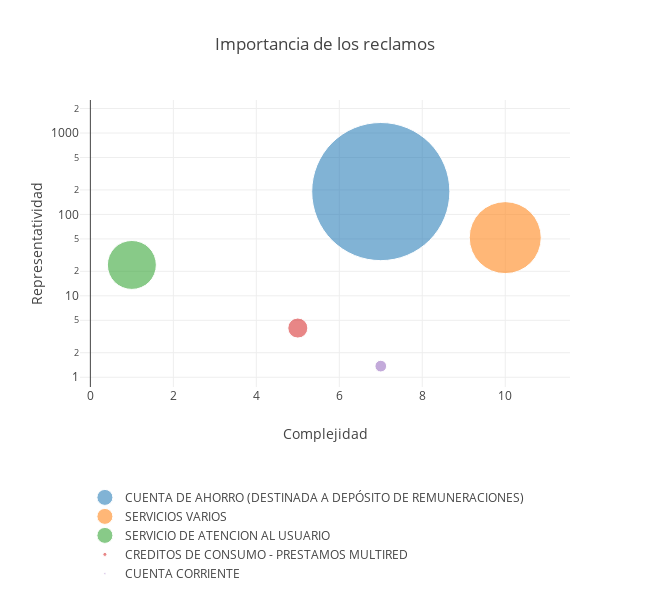

Source (notebook cell):
### Code cell
import plotly.io as pio

import pandas as pd

df = pd.read_csv("https://raw.githubusercontent.com/plotly/datasets/master/gapminderDataFiveYear.csv")

colors = ['blue', 'orange', 'green', 'red', 'purple']

opt = []
opts = []
for i in range(0, len(colors)):
    opt = dict(
        target = data_temp['Complejidad'][[i]], value = dict(marker = dict(color = colors[i]))
    )
    opts.append(opt)

data = [dict(
  type = 'scatter',
  mode = 'markers',
  x = data_temp['Complejidad'],
  y = data_temp['per'],
  text = data_temp['Servicio'],
  hoverinfo = 'text',
  opacity = 0.8,
  marker = dict(
      size = data_temp['per'],
      sizemode = 'area',
      sizeref = 0.02,
  ),
  transforms = [
      dict(
        type = 'groupby',
        groups = data_temp['Servicio'],
        styles = opts
    )]
)]

layout = dict(
    title='Importancia de los reclamos',
    width=650, 
    height=600,
    yaxis = dict(
        type = 'log',
        title = 'Representatividad' ,
    ),
    xaxis = dict(
        title = 'Complejidad' ,
    ),
    legend=dict(
        yanchor="bottom",
        y=-0.7,
        xanchor="left",
        x=0.01
    )
)

fig_dict = dict(data=data, layout=layout)




pio.show(fig_dict, validate=False)

### Figure 1 — Plotly figure (JSON) as saved in the notebook; plotly's stock layout.template omitted (floating-point values rounded to 4 significant figures)
{"data": [{"hoverinfo": "text", "marker": {"size": [190.8, 51.84, 23.95, 4.02, 1.37], "sizemode": "area", "sizeref": 0.02}, "mode": "markers", "opacity": 0.8, "text": ["CUENTA DE AHORRO (DESTINADA A DEPÓSITO DE REMUNERACIONES)", "SERVICIOS VARIOS   ", "SERVICIO DE ATENCION AL USUARIO", "CREDITOS DE CONSUMO - PRESTAMOS MULTIRED", "CUENTA CORRIENTE"], "transforms": [{"groups": ["CUENTA DE AHORRO (DESTINADA A DEPÓSITO DE REMUNERACIONES)", "SERVICIOS VARIOS   ", "SERVICIO DE ATENCION AL USUARIO", "CREDITOS DE CONSUMO - PRESTAMOS MULTIRED", "CUENTA CORRIENTE"], "styles": [{"target": [7], "value": {"marker": {"color": "blue"}}}, {"target": [10], "value": {"marker": {"color": "orange"}}}, {"target": [1], "value": {"marker": {"color": "green"}}}, {"target": [5], "value": {"marker": {"color": "red"}}}, {"target": [7], "value": {"marker": {"color": "purple"}}}], "type": "groupby"}], "type": "scatter", "x": [7, 10, 1, 5, 7], "y": [190.8, 51.84, 23.95, 4.02, 1.37]}], "layout": {"height": 600, "legend": {"x": 0.01, "xanchor": "left", "y": -0.7, "yanchor": "bottom"}, "title": "Importancia de los reclamos", "width": 650, "xaxis": {"title": "Complejidad"}, "yaxis": {"title": "Representatividad", "type": "log"}}}
